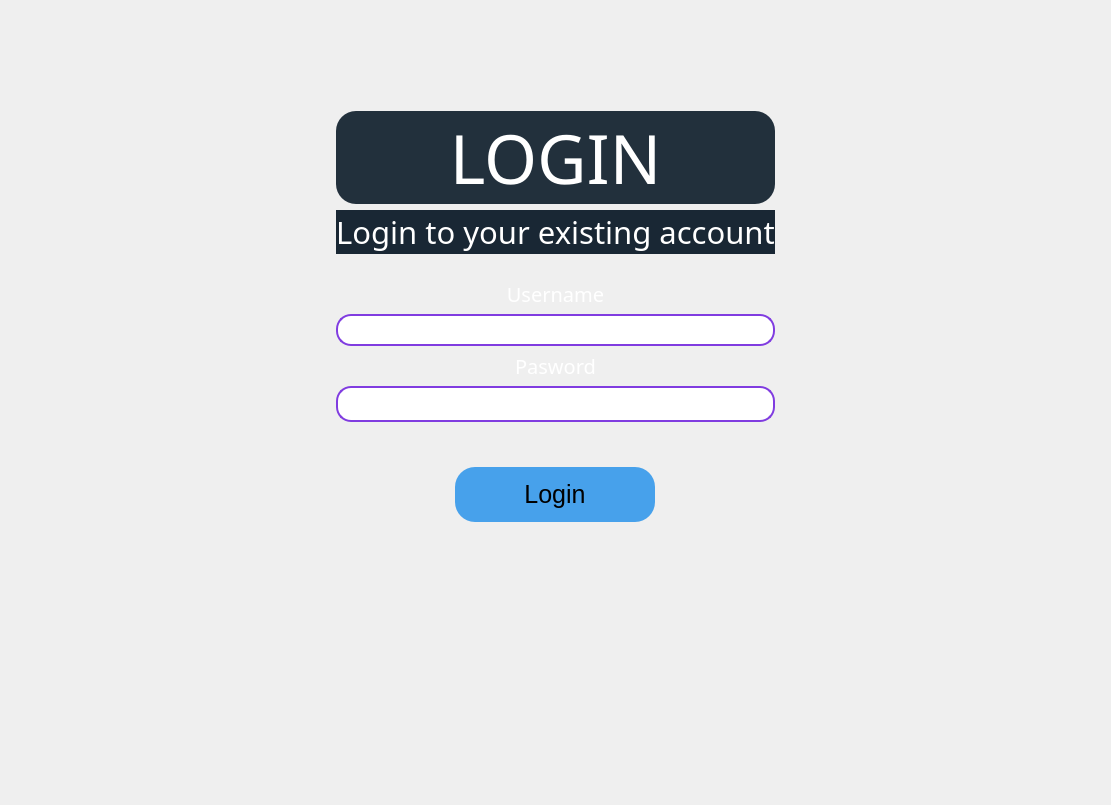
<?xml version="1.0" encoding="UTF-8"?>
<ui version="4.0">
 <class>Dialog</class>
 <widget class="QDialog" name="Dialog">
  <property name="geometry">
   <rect>
    <x>0</x>
    <y>0</y>
    <width>1111</width>
    <height>805</height>
   </rect>
  </property>
  <property name="windowTitle">
   <string>Dialog</string>
  </property>
  <property name="styleSheet">
   <string notr="true">color:whitel;
background-color: #15202b;
background-image: linear-gradient(147deg, #000000 0%, #2c3e50 74%);
QPushButton::hover{
        background-color: rgba(100, 255, 100, 100);
        border-color: rgba(255, 255, 255,200);
        color:rgba(0,0,0,200);
}</string>
  </property>
  <layout class="QGridLayout" name="gridLayout">
   <item row="9" column="2">
    <spacer name="horizontalSpacer_8">
     <property name="orientation">
      <enum>Qt::Horizontal</enum>
     </property>
     <property name="sizeHint" stdset="0">
      <size>
       <width>40</width>
       <height>20</height>
      </size>
     </property>
    </spacer>
   </item>
   <item row="10" column="1">
    <widget class="QLabel" name="label_4">
     <property name="font">
      <font>
       <family>Microsoft YaHei</family>
       <pointsize>15</pointsize>
      </font>
     </property>
     <property name="styleSheet">
      <string notr="true">color:white</string>
     </property>
     <property name="text">
      <string>Pasword</string>
     </property>
     <property name="alignment">
      <set>Qt::AlignCenter</set>
     </property>
    </widget>
   </item>
   <item row="11" column="1">
    <widget class="QLineEdit" name="lineEdit_2">
     <property name="minimumSize">
      <size>
       <width>0</width>
       <height>36</height>
      </size>
     </property>
     <property name="font">
      <font>
       <family>Segoe UI Symbol</family>
       <pointsize>12</pointsize>
      </font>
     </property>
     <property name="styleSheet">
      <string notr="true">QLineEdit 
{
border-radius:15px;
background-color:white;
border:2px solid #803CE0
}
QLineEdit::focus
{
border-radius:15px;
border: 2px solid #FBAD25
}</string>
     </property>
     <property name="text">
      <string/>
     </property>
    </widget>
   </item>
   <item row="8" column="1">
    <widget class="QLabel" name="label_3">
     <property name="font">
      <font>
       <family>Microsoft YaHei</family>
       <pointsize>15</pointsize>
      </font>
     </property>
     <property name="styleSheet">
      <string notr="true">color:white</string>
     </property>
     <property name="text">
      <string>Username</string>
     </property>
     <property name="alignment">
      <set>Qt::AlignCenter</set>
     </property>
    </widget>
   </item>
   <item row="9" column="0">
    <spacer name="horizontalSpacer_6">
     <property name="orientation">
      <enum>Qt::Horizontal</enum>
     </property>
     <property name="sizeHint" stdset="0">
      <size>
       <width>40</width>
       <height>20</height>
      </size>
     </property>
    </spacer>
   </item>
   <item row="6" column="1">
    <widget class="QLabel" name="label_2">
     <property name="font">
      <font>
       <family>Bahnschrift SemiCondensed</family>
       <pointsize>23</pointsize>
      </font>
     </property>
     <property name="styleSheet">
      <string notr="true">border-radius:25px;

color: white;
background-color: #192734
</string>
     </property>
     <property name="text">
      <string>Login to your existing account</string>
     </property>
     <property name="alignment">
      <set>Qt::AlignCenter</set>
     </property>
    </widget>
   </item>
   <item row="7" column="1">
    <spacer name="horizontalSpacer_7">
     <property name="orientation">
      <enum>Qt::Horizontal</enum>
     </property>
     <property name="sizeHint" stdset="0">
      <size>
       <width>40</width>
       <height>20</height>
      </size>
     </property>
    </spacer>
   </item>
   <item row="14" column="1">
    <widget class="QLabel" name="label_5">
     <property name="minimumSize">
      <size>
       <width>0</width>
       <height>33</height>
      </size>
     </property>
     <property name="font">
      <font>
       <pointsize>9</pointsize>
      </font>
     </property>
     <property name="styleSheet">
      <string notr="true">color: red</string>
     </property>
     <property name="text">
      <string/>
     </property>
    </widget>
   </item>
   <item row="2" column="1">
    <spacer name="horizontalSpacer_3">
     <property name="orientation">
      <enum>Qt::Horizontal</enum>
     </property>
     <property name="sizeHint" stdset="0">
      <size>
       <width>40</width>
       <height>20</height>
      </size>
     </property>
    </spacer>
   </item>
   <item row="1" column="1">
    <spacer name="horizontalSpacer_2">
     <property name="orientation">
      <enum>Qt::Horizontal</enum>
     </property>
     <property name="sizeHint" stdset="0">
      <size>
       <width>40</width>
       <height>20</height>
      </size>
     </property>
    </spacer>
   </item>
   <item row="3" column="1">
    <spacer name="horizontalSpacer_4">
     <property name="orientation">
      <enum>Qt::Horizontal</enum>
     </property>
     <property name="sizeHint" stdset="0">
      <size>
       <width>40</width>
       <height>20</height>
      </size>
     </property>
    </spacer>
   </item>
   <item row="4" column="1">
    <spacer name="horizontalSpacer_5">
     <property name="orientation">
      <enum>Qt::Horizontal</enum>
     </property>
     <property name="sizeHint" stdset="0">
      <size>
       <width>40</width>
       <height>20</height>
      </size>
     </property>
    </spacer>
   </item>
   <item row="9" column="1">
    <widget class="QLineEdit" name="lineEdit">
     <property name="minimumSize">
      <size>
       <width>0</width>
       <height>32</height>
      </size>
     </property>
     <property name="font">
      <font>
       <family>Segoe UI Symbol</family>
       <pointsize>16</pointsize>
      </font>
     </property>
     <property name="styleSheet">
      <string notr="true">QLineEdit 
{
border-radius:15px;
background-color:white;
border:2px solid #803CE0
}
QLineEdit::focus
{
border-radius:15px;
border: 2px solid #FBAD25
}</string>
     </property>
     <property name="text">
      <string/>
     </property>
    </widget>
   </item>
   <item row="17" column="1">
    <spacer name="verticalSpacer">
     <property name="orientation">
      <enum>Qt::Vertical</enum>
     </property>
     <property name="sizeHint" stdset="0">
      <size>
       <width>20</width>
       <height>40</height>
      </size>
     </property>
    </spacer>
   </item>
   <item row="5" column="1">
    <widget class="QLabel" name="label">
     <property name="font">
      <font>
       <family>Bahnschrift Condensed</family>
       <pointsize>51</pointsize>
      </font>
     </property>
     <property name="styleSheet">
      <string notr="true">border-radius:20;
color: white ;
background-color: #22303c;
background-image: linear-gradient(315deg, #485461 0%, #28313b 74%);</string>
     </property>
     <property name="text">
      <string>LOGIN</string>
     </property>
     <property name="alignment">
      <set>Qt::AlignCenter</set>
     </property>
    </widget>
   </item>
   <item row="15" column="1">
    <layout class="QHBoxLayout" name="horizontalLayout">
     <item>
      <layout class="QHBoxLayout" name="horizontalLayout_2">
       <property name="leftMargin">
        <number>62</number>
       </property>
       <property name="rightMargin">
        <number>62</number>
       </property>
       <item>
        <widget class="QPushButton" name="pushButton">
         <property name="sizePolicy">
          <sizepolicy hsizetype="Fixed" vsizetype="Fixed">
           <horstretch>0</horstretch>
           <verstretch>0</verstretch>
          </sizepolicy>
         </property>
         <property name="minimumSize">
          <size>
           <width>200</width>
           <height>55</height>
          </size>
         </property>
         <property name="font">
          <font>
           <pointsize>19</pointsize>
          </font>
         </property>
         <property name="styleSheet">
          <string notr="true">QPushButton {
 border-radius: 20px; background-color: #47a1eb;}
QPushButton::hover{
 border-radius: 20px; background-color: #FFFFFF;}
</string>
         </property>
         <property name="text">
          <string>Login</string>
         </property>
        </widget>
       </item>
      </layout>
     </item>
    </layout>
   </item>
   <item row="0" column="1">
    <spacer name="horizontalSpacer">
     <property name="orientation">
      <enum>Qt::Horizontal</enum>
     </property>
     <property name="sizeHint" stdset="0">
      <size>
       <width>40</width>
       <height>20</height>
      </size>
     </property>
    </spacer>
   </item>
  </layout>
 </widget>
 <resources/>
 <connections/>
</ui>
